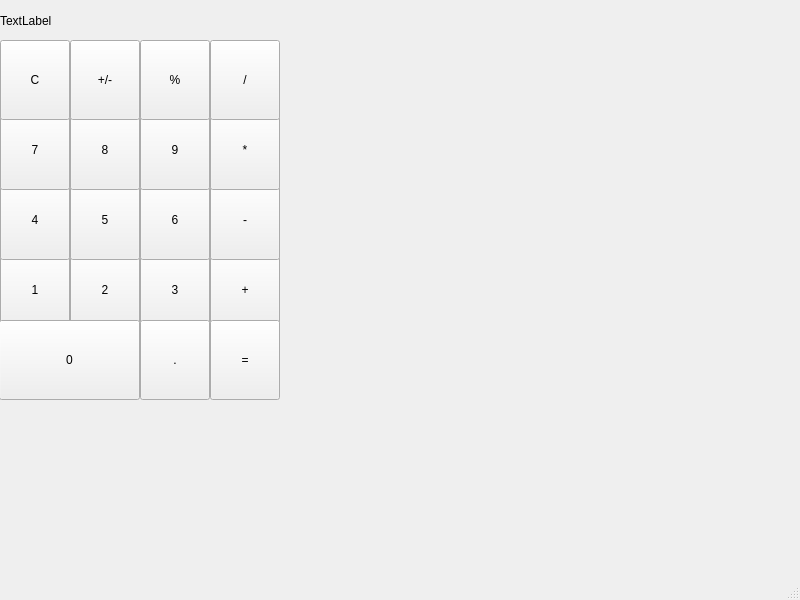
<?xml version="1.0" encoding="UTF-8"?>
<ui version="4.0">
 <class>MainWindow</class>
 <widget class="QMainWindow" name="MainWindow">
  <property name="geometry">
   <rect>
    <x>0</x>
    <y>0</y>
    <width>800</width>
    <height>600</height>
   </rect>
  </property>
  <property name="windowTitle">
   <string>MainWindow</string>
  </property>
  <widget class="QWidget" name="centralwidget">
   <widget class="QPushButton" name="pushButton_1">
    <property name="geometry">
     <rect>
      <x>0</x>
      <y>250</y>
      <width>70</width>
      <height>80</height>
     </rect>
    </property>
    <property name="text">
     <string>1</string>
    </property>
   </widget>
   <widget class="QPushButton" name="pushButton_add">
    <property name="geometry">
     <rect>
      <x>210</x>
      <y>250</y>
      <width>70</width>
      <height>80</height>
     </rect>
    </property>
    <property name="text">
     <string>+</string>
    </property>
   </widget>
   <widget class="QPushButton" name="pushButton_3">
    <property name="geometry">
     <rect>
      <x>140</x>
      <y>250</y>
      <width>70</width>
      <height>80</height>
     </rect>
    </property>
    <property name="text">
     <string>3</string>
    </property>
   </widget>
   <widget class="QPushButton" name="pushButton_2">
    <property name="geometry">
     <rect>
      <x>70</x>
      <y>250</y>
      <width>70</width>
      <height>80</height>
     </rect>
    </property>
    <property name="text">
     <string>2</string>
    </property>
   </widget>
   <widget class="QPushButton" name="pushButton_4">
    <property name="geometry">
     <rect>
      <x>0</x>
      <y>180</y>
      <width>70</width>
      <height>80</height>
     </rect>
    </property>
    <property name="text">
     <string>4</string>
    </property>
   </widget>
   <widget class="QPushButton" name="pushButton_5">
    <property name="geometry">
     <rect>
      <x>70</x>
      <y>180</y>
      <width>70</width>
      <height>80</height>
     </rect>
    </property>
    <property name="text">
     <string>5</string>
    </property>
   </widget>
   <widget class="QPushButton" name="pushButton_6">
    <property name="geometry">
     <rect>
      <x>140</x>
      <y>180</y>
      <width>70</width>
      <height>80</height>
     </rect>
    </property>
    <property name="text">
     <string>6</string>
    </property>
   </widget>
   <widget class="QPushButton" name="pushButton_sub">
    <property name="geometry">
     <rect>
      <x>210</x>
      <y>180</y>
      <width>70</width>
      <height>80</height>
     </rect>
    </property>
    <property name="text">
     <string>-</string>
    </property>
   </widget>
   <widget class="QPushButton" name="pushButton_7">
    <property name="geometry">
     <rect>
      <x>0</x>
      <y>110</y>
      <width>70</width>
      <height>80</height>
     </rect>
    </property>
    <property name="text">
     <string>7</string>
    </property>
   </widget>
   <widget class="QPushButton" name="pushButton_8">
    <property name="geometry">
     <rect>
      <x>70</x>
      <y>110</y>
      <width>70</width>
      <height>80</height>
     </rect>
    </property>
    <property name="text">
     <string>8</string>
    </property>
   </widget>
   <widget class="QPushButton" name="pushButton_9">
    <property name="geometry">
     <rect>
      <x>140</x>
      <y>110</y>
      <width>70</width>
      <height>80</height>
     </rect>
    </property>
    <property name="text">
     <string>9</string>
    </property>
   </widget>
   <widget class="QPushButton" name="pushButton_mul">
    <property name="geometry">
     <rect>
      <x>210</x>
      <y>110</y>
      <width>70</width>
      <height>80</height>
     </rect>
    </property>
    <property name="text">
     <string>*</string>
    </property>
   </widget>
   <widget class="QPushButton" name="pushButton_clear">
    <property name="geometry">
     <rect>
      <x>0</x>
      <y>40</y>
      <width>70</width>
      <height>80</height>
     </rect>
    </property>
    <property name="text">
     <string>C</string>
    </property>
   </widget>
   <widget class="QPushButton" name="pushButton_plusMinus">
    <property name="geometry">
     <rect>
      <x>70</x>
      <y>40</y>
      <width>70</width>
      <height>80</height>
     </rect>
    </property>
    <property name="text">
     <string>+/-</string>
    </property>
   </widget>
   <widget class="QPushButton" name="pushButton_precent">
    <property name="geometry">
     <rect>
      <x>140</x>
      <y>40</y>
      <width>70</width>
      <height>80</height>
     </rect>
    </property>
    <property name="text">
     <string>%</string>
    </property>
   </widget>
   <widget class="QPushButton" name="pushButton_div">
    <property name="geometry">
     <rect>
      <x>210</x>
      <y>40</y>
      <width>70</width>
      <height>80</height>
     </rect>
    </property>
    <property name="text">
     <string>/</string>
    </property>
   </widget>
   <widget class="QPushButton" name="pushButton_0">
    <property name="geometry">
     <rect>
      <x>-1</x>
      <y>320</y>
      <width>141</width>
      <height>80</height>
     </rect>
    </property>
    <property name="text">
     <string>0</string>
    </property>
   </widget>
   <widget class="QPushButton" name="pushButton_dat">
    <property name="geometry">
     <rect>
      <x>140</x>
      <y>320</y>
      <width>70</width>
      <height>80</height>
     </rect>
    </property>
    <property name="text">
     <string>.</string>
    </property>
   </widget>
   <widget class="QPushButton" name="pushButton_equal">
    <property name="geometry">
     <rect>
      <x>210</x>
      <y>320</y>
      <width>70</width>
      <height>80</height>
     </rect>
    </property>
    <property name="text">
     <string>=</string>
    </property>
   </widget>
   <widget class="QLabel" name="label">
    <property name="geometry">
     <rect>
      <x>0</x>
      <y>0</y>
      <width>281</width>
      <height>41</height>
     </rect>
    </property>
    <property name="text">
     <string>TextLabel</string>
    </property>
   </widget>
  </widget>
  <widget class="QMenuBar" name="menubar">
   <property name="geometry">
    <rect>
     <x>0</x>
     <y>0</y>
     <width>800</width>
     <height>24</height>
    </rect>
   </property>
  </widget>
  <widget class="QStatusBar" name="statusbar"/>
 </widget>
 <resources/>
 <connections/>
</ui>
